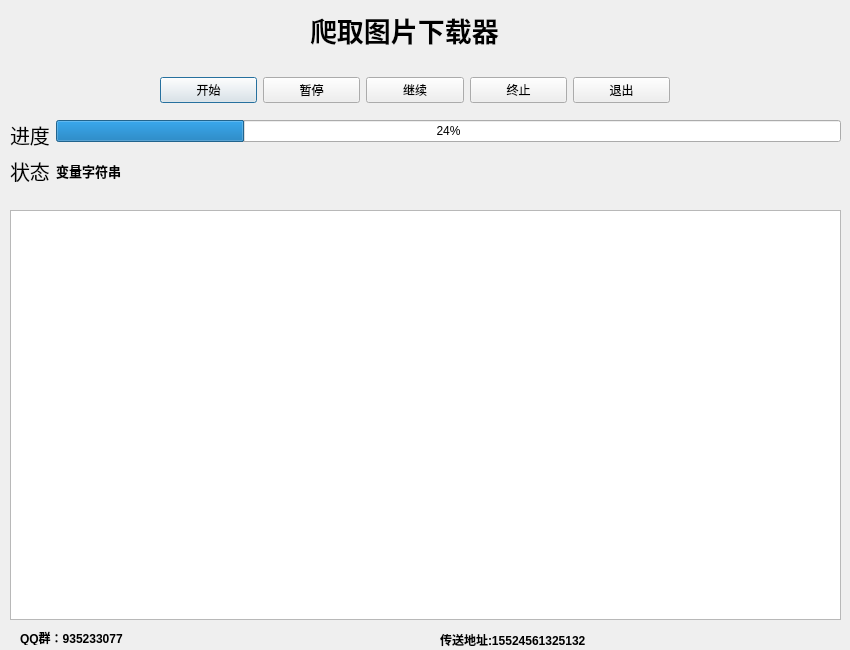
<?xml version="1.0" encoding="UTF-8"?>
<ui version="4.0">
 <class>Dialog</class>
 <widget class="QDialog" name="Dialog">
  <property name="geometry">
   <rect>
    <x>0</x>
    <y>0</y>
    <width>850</width>
    <height>650</height>
   </rect>
  </property>
  <property name="windowTitle">
   <string>Dialog</string>
  </property>
  <property name="ico" stdset="0">
   <iconset>
    <normaloff>Wallpaper/icon.ico</normaloff>Wallpaper/icon.ico</iconset>
  </property>
  <widget class="QLabel" name="label">
   <property name="geometry">
    <rect>
     <x>310</x>
     <y>10</y>
     <width>250</width>
     <height>40</height>
    </rect>
   </property>
   <property name="font">
    <font>
     <family>Arial</family>
     <pointsize>20</pointsize>
     <weight>75</weight>
     <bold>true</bold>
    </font>
   </property>
   <property name="cursor">
    <cursorShape>ArrowCursor</cursorShape>
   </property>
   <property name="layoutDirection">
    <enum>Qt::LeftToRight</enum>
   </property>
   <property name="text">
    <string>爬取图片下载器</string>
   </property>
   <property name="textFormat">
    <enum>Qt::AutoText</enum>
   </property>
  </widget>
  <widget class="QWidget" name="horizontalLayoutWidget">
   <property name="geometry">
    <rect>
     <x>160</x>
     <y>70</y>
     <width>510</width>
     <height>40</height>
    </rect>
   </property>
   <layout class="QHBoxLayout" name="horizontalLayout">
    <item>
     <widget class="QPushButton" name="pushButton">
      <property name="text">
       <string>开始</string>
      </property>
     </widget>
    </item>
    <item>
     <widget class="QPushButton" name="pushButton_2">
      <property name="text">
       <string>暂停</string>
      </property>
     </widget>
    </item>
    <item>
     <widget class="QPushButton" name="pushButton_3">
      <property name="text">
       <string>继续</string>
      </property>
     </widget>
    </item>
    <item>
     <widget class="QPushButton" name="pushButton_4">
      <property name="text">
       <string>终止</string>
      </property>
     </widget>
    </item>
    <item>
     <widget class="QPushButton" name="pushButton_5">
      <property name="text">
       <string>退出</string>
      </property>
     </widget>
    </item>
   </layout>
  </widget>
  <widget class="QWidget" name="formLayoutWidget">
   <property name="geometry">
    <rect>
     <x>10</x>
     <y>120</y>
     <width>831</width>
     <height>70</height>
    </rect>
   </property>
   <layout class="QFormLayout" name="formLayout_3">
    <item row="0" column="0">
     <widget class="QLabel" name="label_2">
      <property name="font">
       <font>
        <family>Arial</family>
        <pointsize>15</pointsize>
       </font>
      </property>
      <property name="text">
       <string>进度</string>
      </property>
     </widget>
    </item>
    <item row="0" column="1">
     <widget class="QProgressBar" name="progressBar">
      <property name="value">
       <number>24</number>
      </property>
     </widget>
    </item>
    <item row="1" column="0">
     <widget class="QLabel" name="label_3">
      <property name="font">
       <font>
        <family>Arial</family>
        <pointsize>15</pointsize>
       </font>
      </property>
      <property name="text">
       <string>状态</string>
      </property>
     </widget>
    </item>
    <item row="1" column="1">
     <widget class="QLabel" name="label_4">
      <property name="font">
       <font>
        <family>Arial</family>
        <pointsize>10</pointsize>
        <weight>75</weight>
        <bold>true</bold>
       </font>
      </property>
      <property name="text">
       <string>变量字符串</string>
      </property>
     </widget>
    </item>
   </layout>
  </widget>
  <widget class="QTextEdit" name="textEdit">
   <property name="geometry">
    <rect>
     <x>10</x>
     <y>210</y>
     <width>831</width>
     <height>410</height>
    </rect>
   </property>
  </widget>
  <widget class="QLabel" name="label_5">
   <property name="geometry">
    <rect>
     <x>20</x>
     <y>630</y>
     <width>130</width>
     <height>15</height>
    </rect>
   </property>
   <property name="font">
    <font>
     <family>Arial</family>
     <weight>75</weight>
     <bold>true</bold>
    </font>
   </property>
   <property name="text">
    <string>QQ群：935233077</string>
   </property>
  </widget>
  <widget class="QLabel" name="label_6">
   <property name="geometry">
    <rect>
     <x>440</x>
     <y>630</y>
     <width>370</width>
     <height>20</height>
    </rect>
   </property>
   <property name="font">
    <font>
     <family>Arial</family>
     <weight>75</weight>
     <bold>true</bold>
    </font>
   </property>
   <property name="text">
    <string>传送地址:15524561325132</string>
   </property>
  </widget>
 </widget>
 <resources/>
 <connections>
  <connection>
   <sender>pushButton_5</sender>
   <signal>clicked()</signal>
   <receiver>Dialog</receiver>
   <slot>close()</slot>
   <hints>
    <hint type="sourcelabel">
     <x>645</x>
     <y>100</y>
    </hint>
    <hint type="destinationlabel">
     <x>725</x>
     <y>60</y>
    </hint>
   </hints>
  </connection>
 </connections>
</ui>
